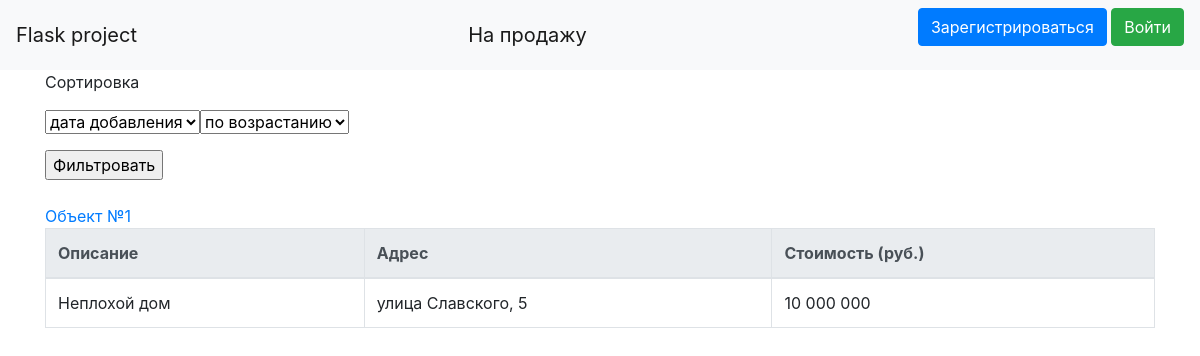
Before: / with the older database file.
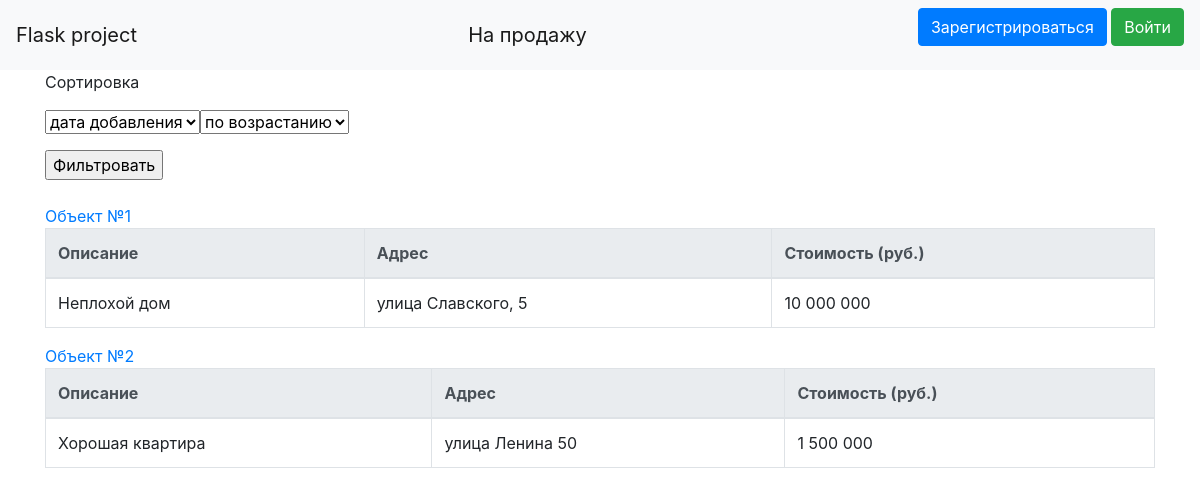
After: the same page with the newer database file.
### data/realties.py (models this page shows)
class Realties(SqlAlchemyBase):
    __tablename__ = 'realties'
    id = sqlalchemy.Column(sqlalchemy.Integer, primary_key=True, autoincrement=True)
    photo = sqlalchemy.Column(sqlalchemy.String, nullable=True)
    realtor = sqlalchemy.Column(sqlalchemy.Integer, sqlalchemy.ForeignKey("users.id"))
    house = sqlalchemy.Column(sqlalchemy.String)
    desc = sqlalchemy.Column(sqlalchemy.Text, nullable=True)
    address = sqlalchemy.Column(sqlalchemy.String)
    cost = sqlalchemy.Column(sqlalchemy.String, nullable=True)
    user = orm.relation('User')

### main.py (the view)
@app.route('/', methods=['GET', 'POST'])
def index():
    global sort
    if request.method == 'GET':
        if sort:
            if sort == 'name-up':
                realties = session.query(Realties).order_by(Realties.id)
            elif sort == 'name-down':
                realties = session.query(Realties).order_by(Realties.id)[::-1]
            elif sort == 'cost-up':
                realties = session.query(Realties).order_by(Realties.cost)[::-1]
            elif sort == 'cost-down':
                realties = session.query(Realties).order_by(Realties.cost)
        else:
            realties = session.query(Realties)
        realtor = {}
        for realty in realties:
            user = session.query(User).filter(User.id == realty.realtor).first()
            if user:
                realtor[realty.id] = ' '.join([user.name, user.surname])
            else:
                realtor[realty.id] = ''
        return render_template('index.html', realties=realties, realtor=realtor, title='Квартиры')
    elif request.method == 'POST':
        sort = f'{request.form["sort-by"]}-{request.form["sort"]}'
        return redirect('/')

### templates/index.html (shortened to what this page needs)
<!DOCTYPE HTML>
<html>
    <body>
        {% extends "base.html" %}
        {% block content %}
                <p>Сортировка</p>
                <form method="post">
                    <p><select autofocus name="sort-by">
                        <option value='name'>дата добавления</option>
                    </select><select name='sort'>
                        <option value='up'>по возрастанию</option>
                    </select></p>
                    <input type='submit' value="Фильтровать">
                </form><br>
                {% for realty in realties %}
                    <a href="/realty/{{realty.id}}">Объект №{{realty.id}}</a>
                    <table class='table table-bordered'>
                        <thead class="thead-light">
                            <tr>
                                <th scope="col">Описание</th>
                                <th scope="col">Адрес</th>
                                <th scope="col">Стоимость (руб.)</th>
                            </tr>
                        </thead>
                        <tbody>
                            <tr>
                                <td>
                                    {{realty.desc}}
                                </td>
                                <td>
                                    {{realty.address}}
                                </td>
                                <td>
                                    {{realty.cost}}
                                </td>
                            </tr>
                        </tbody>
                    </table>
                {% endfor %}
        {% endblock %}

### templates/base.html (shortened to what this page needs)
<!doctype html>
<html lang="en">
    <head>
        <link rel="stylesheet"
          href="https://stackpath.bootstrapcdn.com/bootstrap/4.4.1/css/bootstrap.min.css"
>
    </head>
    <body>
        <header>
            <nav class="navbar navbar-light bg-light">
                <a class="navbar-brand" href="#">Flask project</a>
                <a class="navbar-brand" href="/">На продажу</a>
                {% if current_user.is_authenticated %}
                    <a class="navbar-brand" href="/user/{{current_user.id}}">{{ current_user.name }}</a>
                {% else %}
                    <p>
                        <a class="btn btn-primary " href="/register">Зарегистрироваться</a>
                        <a class="btn btn-success" href="/login">Войти</a>
                    </p>
                {% endif %}
            </nav>
        </header>
        <main role="main" class="container">
            {% block content %}{% endblock %}
        </main>
    </body>
</html>

Changed rows visible on the page:
added Realties: id "2", desc "Хорошая квартира", address "улица Ленина 50", cost "1 500 000"
